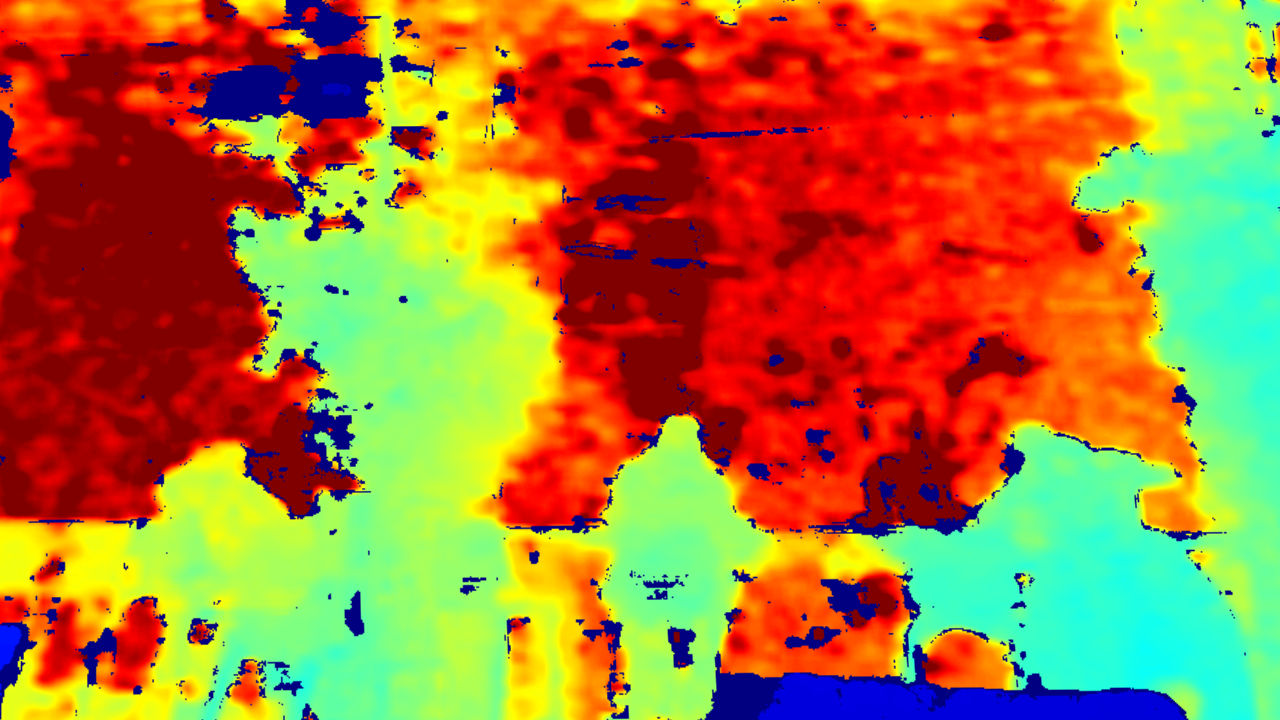
#> input picture data_preparation/aligned_depth/depth_20241214_203339843.png, 1280 x 720 px; its folder holds 4 pictures in this run
$ python normalize_depth_our_data.py
#> lines starting #> are read from the running program, lines starting #| are printed output that depends on the picture
import cv2
import numpy as np
import os
from scipy.spatial import KDTree

# Precompute COLORMAP_JET RGB values and build a KDTree
def create_reverse_colormap_jet():
    grayscale = np.arange(256, dtype=np.uint8).reshape(1, -1)

    # Apply COLORMAP_JET to get the corresponding RGB values
    colormap_jet = cv2.applyColorMap(grayscale, cv2.COLORMAP_JET).reshape(-1, 3)

    # Used for nearest-neighbor lookup
    kd_tree = KDTree(colormap_jet)

    return kd_tree, colormap_jet, np.arange(256, dtype=np.uint8)

# Convert a COLORMAP_JET image back to a linear grayscale image using KDTree for approximate matching.
def reverse_colormap_jet_image(colormap_image, kd_tree, colormap_jet, grayscale_values):
    # Reshape the image into a list of RGB values
    reshaped_image = colormap_image.reshape(-1, 3)

    # Find the closest RGB values in the KDTree
    _, indices = kd_tree.query(reshaped_image, k=1)

    # Map indices to grayscale values
    grayscale_image = grayscale_values[indices].reshape(colormap_image.shape[:2])

    return grayscale_image

# Process all COLORMAP_JET depth images in a folder and save them as grayscale
def process_all_depth_images(input_folder, output_folder):
#> called with input_folder = './aligned_depth', output_folder = './normalized_depth'
    os.makedirs(output_folder, exist_ok=True)

    # Precompute the COLORMAP_JET KDTree and grayscale indices
    kd_tree, colormap_jet, grayscale_values = create_reverse_colormap_jet()

    # Process each image in the folder
    for file_name in os.listdir(input_folder):
        if file_name.endswith(".png") or file_name.endswith(".jpg"):
            input_path = os.path.join(input_folder, file_name)
            output_path = os.path.join(output_folder, file_name)

            colormap_image = cv2.imread(input_path, cv2.IMREAD_COLOR)
#> colormap_image is the input picture: shape (720, 1280, 3); mean B, G, R 52.4, 121.2, 172.5
            if colormap_image is None:
                continue

            # Convert COLORMAP_JET image to grayscale
            grayscale_image = reverse_colormap_jet_image(colormap_image, kd_tree, colormap_jet, grayscale_values)
#> in reverse_colormap_jet_image, `grayscale_image = grayscale_values[indices].reshape(colormap_image.sha..`:
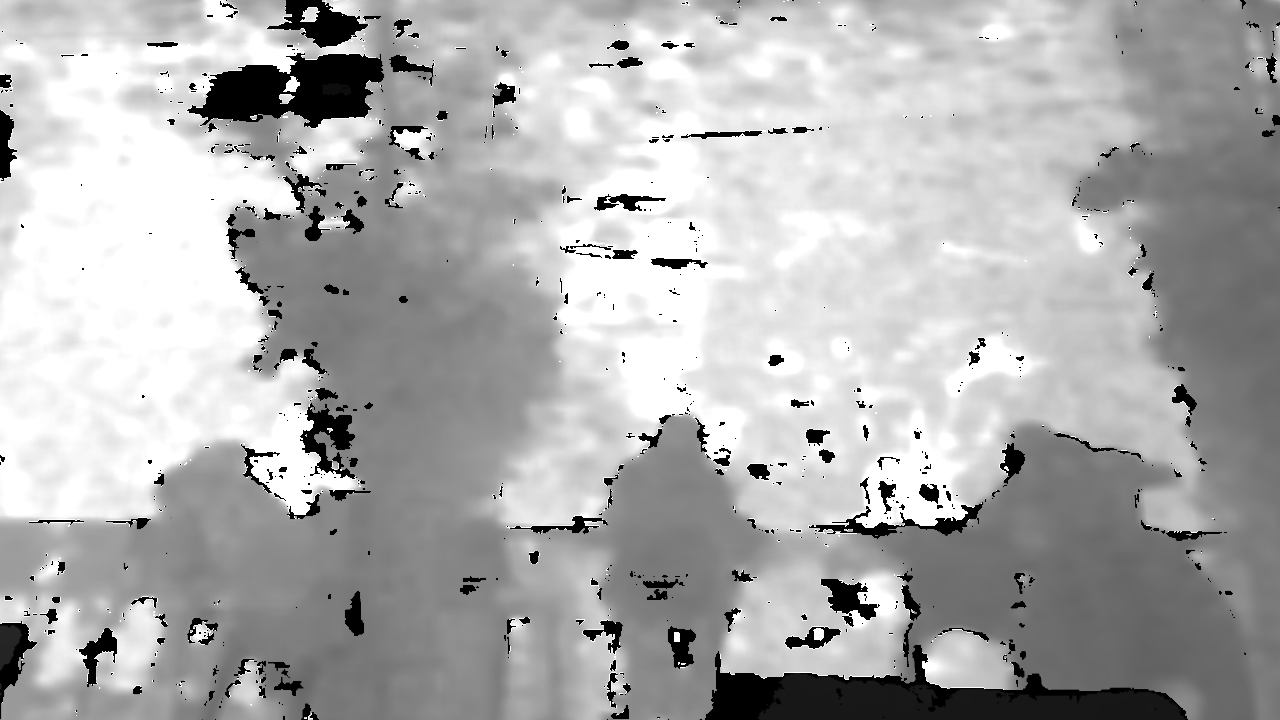
#> grayscale_image: shape (720, 1280); min 0, max 255, mean 174

            # Normalize the grayscale depth map
            grayscale_normalized = cv2.normalize(grayscale_image, None, 0, 255, cv2.NORM_MINMAX)
            grayscale_normalized = grayscale_normalized.astype(np.uint8)

            cv2.imwrite(output_path, grayscale_normalized)
#> pass 2 of the loop in process_all_depth_images, `for file_name in os.listdir(input_folder):`:
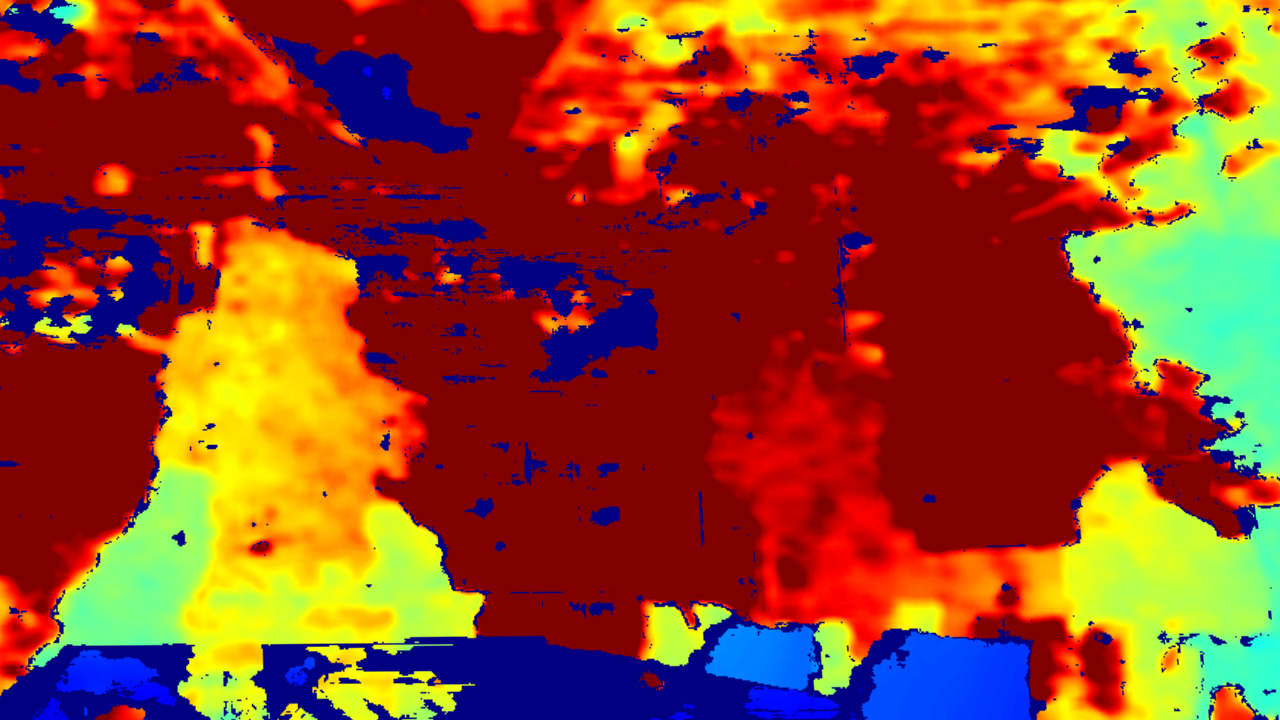
#> input picture data_preparation/aligned_depth/depth_20241214_203508506.png, 1280 x 720 px
#> in process_all_depth_images, colormap_image is the input picture: shape (720, 1280, 3); mean B, G, R 35.2, 69.2, 148.7
#> in reverse_colormap_jet_image (call 2), `grayscale_image = grayscale_values[indices].reshape(colormap_image.sha..`:
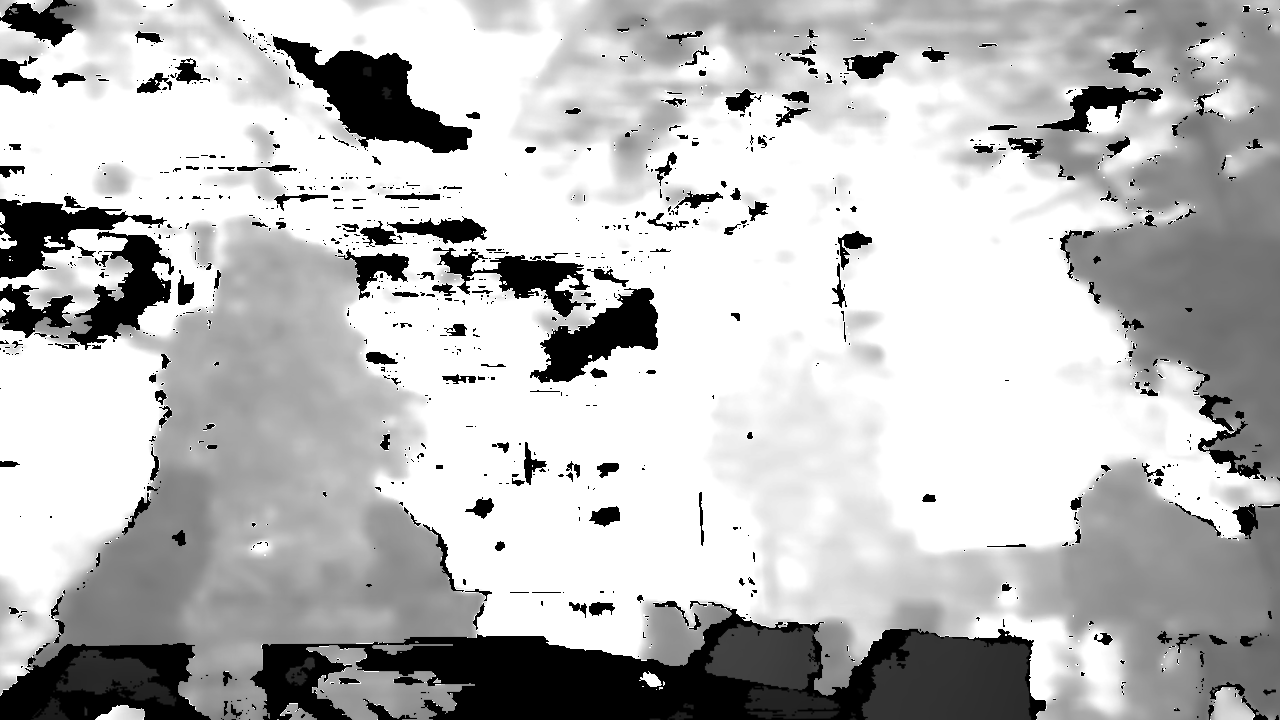
#> grayscale_image: shape (720, 1280); min 0, max 255, mean 187.3
#> pass 3 of the loop in process_all_depth_images, `for file_name in os.listdir(input_folder):`:
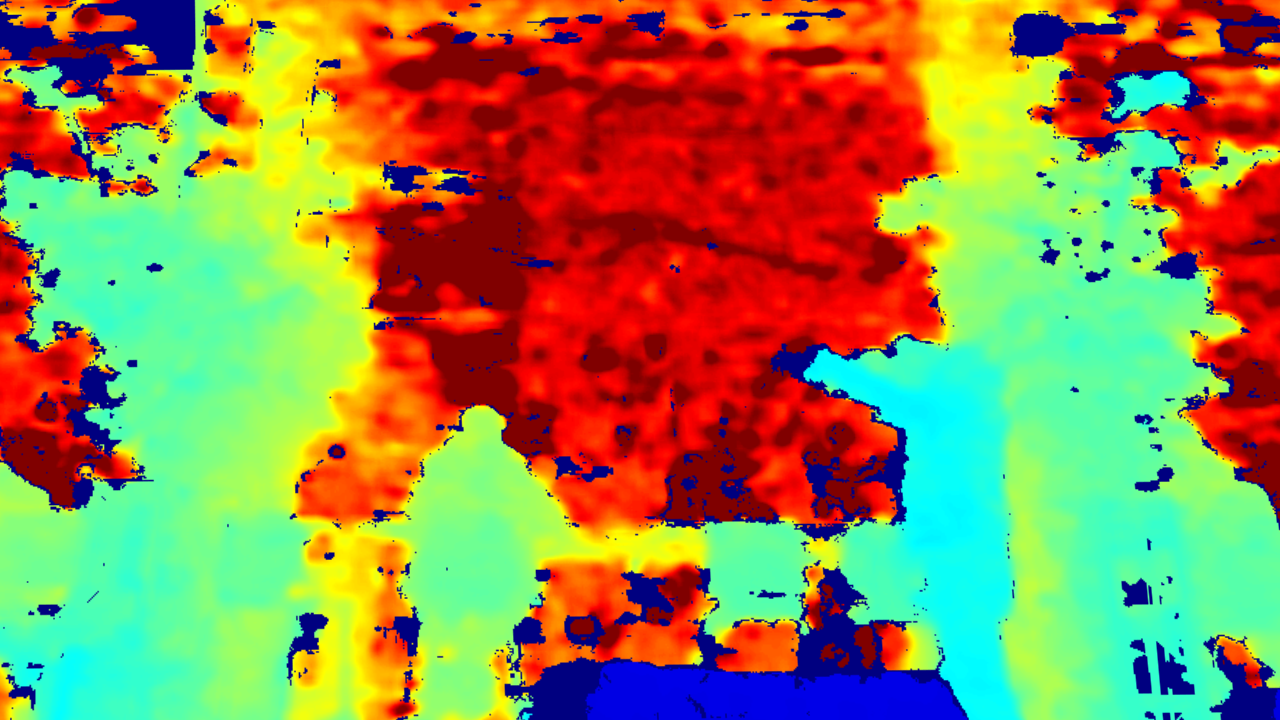
#> input picture data_preparation/aligned_depth/depth_20241214_203615755.png, 1280 x 720 px
#> in process_all_depth_images, colormap_image is the input picture: shape (720, 1280, 3); mean B, G, R 76.9, 137, 150.3
#> in reverse_colormap_jet_image (call 3), `grayscale_image = grayscale_values[indices].reshape(colormap_image.sha..`:
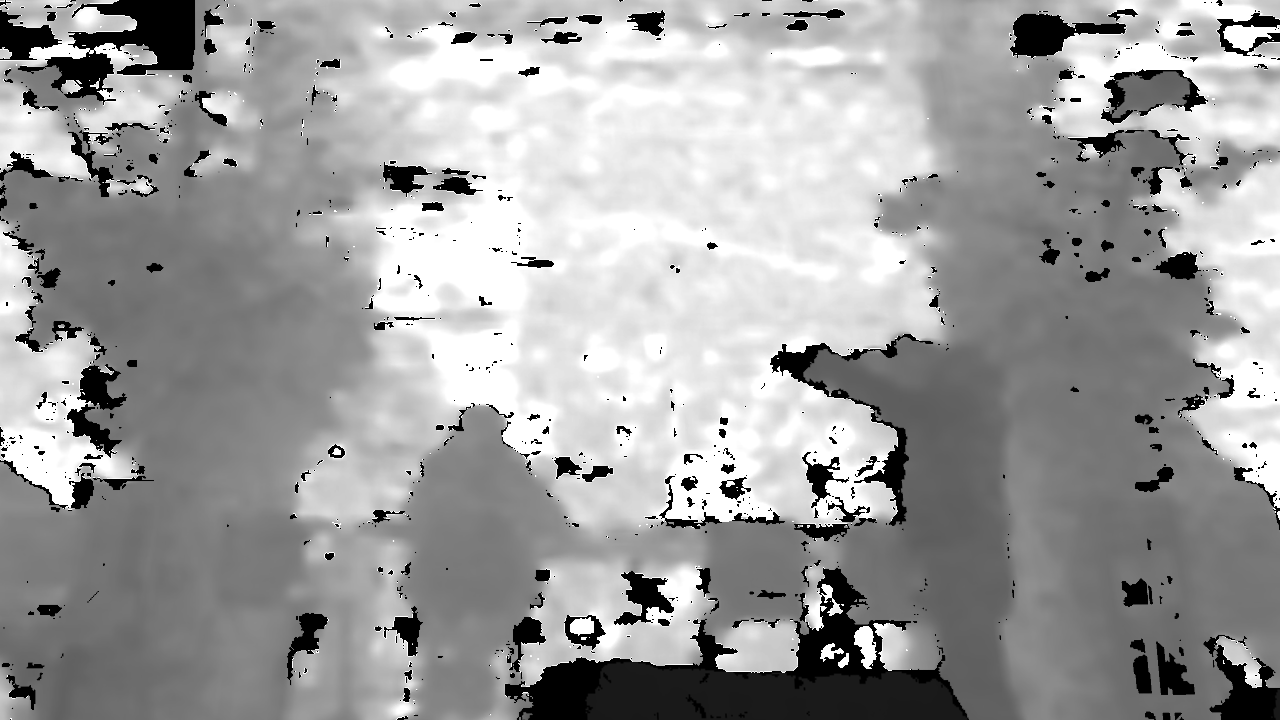
#> grayscale_image: shape (720, 1280); min 0, max 255, mean 158
#> the loop made 4 passes; the first 3 are shown

input_folder = "./aligned_depth"
output_folder = "./normalized_depth"

process_all_depth_images(input_folder, output_folder)
